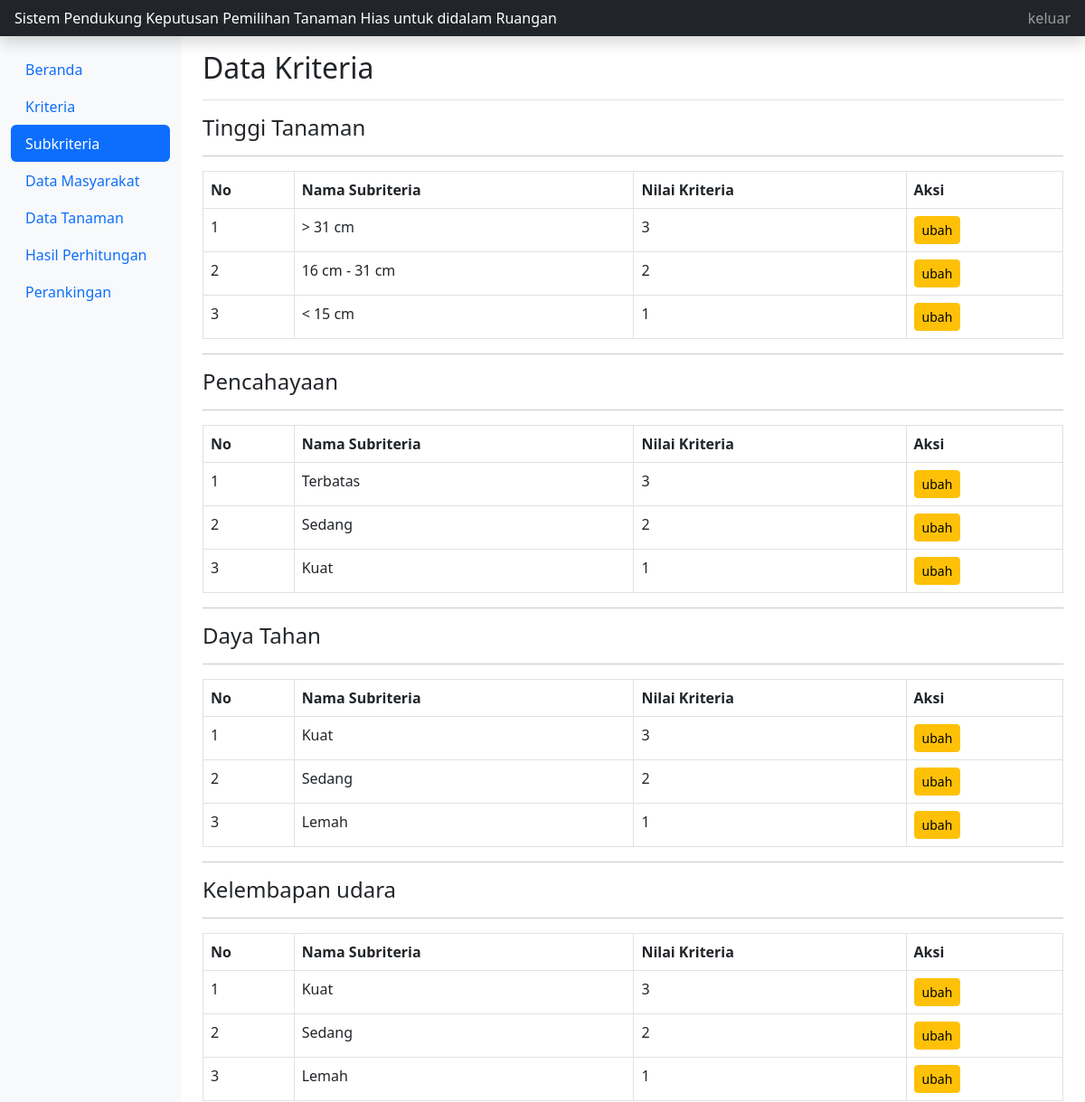
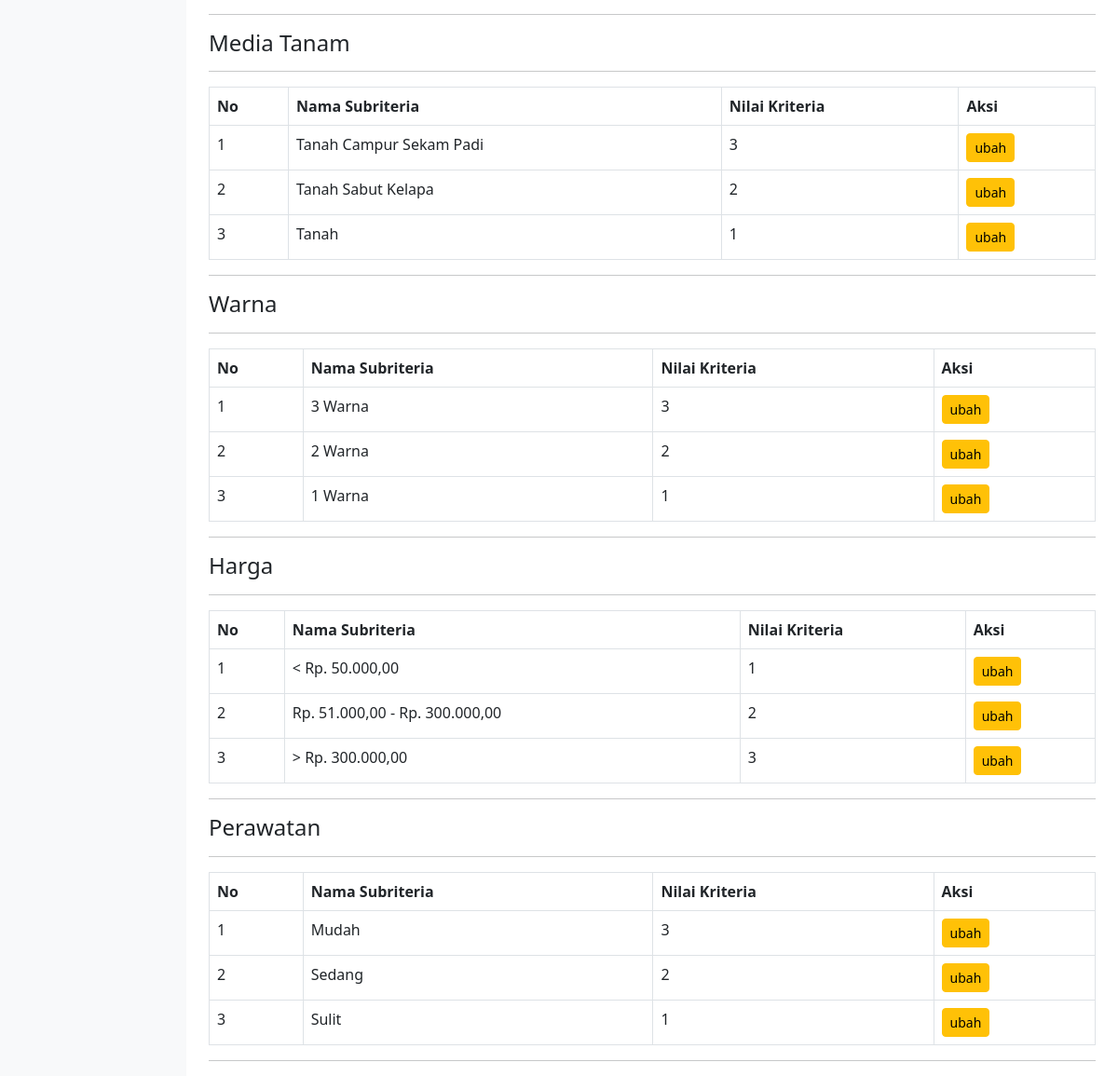
The app's page /admin/subkriteria/data-subkriteria.php with its own data (2 pictures, top to bottom).
### tables this page shows
CREATE TABLE `kriteria` (
  `id_kriteria` int(11) NOT NULL,
  `nama_kriteria` varchar(255) NOT NULL,
  `jenis` varchar(255) NOT NULL,
  `bobot_kriteria` double NOT NULL
);

CREATE TABLE `subkriteria` (
  `id_subkriteria` int(11) NOT NULL,
  `nama_subkriteria` varchar(255) NOT NULL,
  `nilai_subkriteria` int(11) NOT NULL,
  `id_kriteria` int(11) NOT NULL
);

### admin/subkriteria/data-subkriteria.php (the view, shortened to what this page needs)
<!doctype html>
<?php
include "../../koneksi.php";
 ?>
<html lang="en">
  <head>
	<link href="../../assets/bootstrap/css/bootstrap.min.css" rel="stylesheet">
    <link href="../../assets/index.css" rel="stylesheet">
  </head>
  <body>
<header class="navbar navbar-dark sticky-top bg-dark flex-md-nowrap p-0 shadow">
  <a class="navbar-brand col-md-3 col-lg-2 me-0 px-3 fs-6" href="#">Sistem Pendukung Keputusan Pemilihan Tanaman Hias untuk didalam Ruangan</a>
  <div class="navbar-nav">
    <div class="nav-item text-nowrap">
      <a class="nav-link px-3" href="../keluar.php">keluar</a>
    </div>
  </div>
</header>
<div class="container-fluid">
  <div class="row">
    <nav id="sidebarMenu" class="col-md-3 col-lg-2 d-md-block bg-light sidebar collapse">
      <div class="position-sticky pt-3 sidebar-sticky">
        <ul class="nav flex-column nav-pills">
          <li class="nav-item">
            <a class="nav-link" aria-current="page" href="../index-admin.php">
              Beranda
            </a>
          </li>
          <li class="nav-item">
            <a class="nav-link" href="../kriteria/data-kriteria.php">
              Kriteria
            </a>
          </li>
          <li class="nav-item">
            <a class="nav-link active" href="data-subkriteria.php">
              Subkriteria
            </a>
          </li>
          <li class="nav-item">
            <a class="nav-link" href="../masyarakat/data-masyarakat.php">
              Data Masyarakat
            </a>
          </li>
          <li class="nav-item">
            <a class="nav-link" href="../tanaman/data-tanaman.php">
              Data Tanaman
            </a>
          </li>
          <li class="nav-item">
            <a class="nav-link" href="../perhitungan/data-nilai.php">
              Hasil Perhitungan
            </a>
          </li>
          <li class="nav-item">
            <a class="nav-link" href="../perhitungan/perangkingan.php">
              Perankingan
            </a>
          </li>
        </ul>
      </div>
    </nav>
    <main class="col-md-9 ms-sm-auto col-lg-10 px-md-4">
      <div class="d-flex justify-content-between flex-wrap flex-md-nowrap align-items-center pt-3 pb-2 mb-3 border-bottom">
        <h1 class="h2">Data Kriteria</h1>
      </div>
     <div class="panel">
     	<?php
     	$sql = "SELECT * FROM kriteria";
        foreach ($dbh->query($sql) as $data) :
        ?>
     	<div class="panel-header">
     		<h4><?php echo $data['nama_kriteria'] ?></h4>
     		<hr>
     	</div>
     	<div class="panel-body">
     		<div class="table-responsive">
        <table class="table table-hover table-bordered">
          <thead>
            <tr>
              <th scope="col">No</th>
              <th scope="col">Nama Subriteria</th>
              <th scope="col">Nilai Kriteria</th>
              <th scope="col">Aksi</th>
            </tr>
          </thead>
          <tbody>
            <?php
            $i = 1;
            $sql = "SELECT * FROM subkriteria where id_kriteria = '$data[id_kriteria]'";
            foreach ($dbh->query($sql) as $datan) :
            ?>
            <tr>
            	<td><?php echo $i ?></td>
            	<td><?php echo $datan['nama_subkriteria'] ?></td>
            	<td><?php echo $datan['nilai_subkriteria'] ?></td>
            	<td>
              	<a href="ubah_subkriteria.php?subkriteria=<?php echo $datan['id_subkriteria'] ?>" class="btn btn-warning btn-sm btn-fill btn-block"><span>ubah</span>
            	</a>
			 </td>
            </tr>
            <?php
            $i++;
        	endforeach;
             ?>
          </tbody>
        </table>
        <hr>
      </div>
     	</div>
     <?php
 	endforeach;
      ?>
     </div>
    </main>
  </div>
</div>
  </body>
</html>

### records on screen
kriteria: nama_kriteria "Tinggi Tanaman"
subkriteria: nama_subkriteria "> 31 cm", nilai_subkriteria "3"
subkriteria: nama_subkriteria "16 cm - 31 cm", nilai_subkriteria "2"
subkriteria: nama_subkriteria "< 15 cm", nilai_subkriteria "1"
kriteria: nama_kriteria "Pencahayaan"
subkriteria: nama_subkriteria "Terbatas", nilai_subkriteria "3"
subkriteria: nama_subkriteria "Sedang", nilai_subkriteria "2"
subkriteria: nama_subkriteria "Kuat", nilai_subkriteria "1"
kriteria: nama_kriteria "Daya Tahan"
subkriteria: nama_subkriteria "Kuat", nilai_subkriteria "3"
subkriteria: nama_subkriteria "Sedang", nilai_subkriteria "2"
subkriteria: nama_subkriteria "Lemah", nilai_subkriteria "1"
kriteria: nama_kriteria "Kelembapan udara"
subkriteria: nama_subkriteria "Kuat", nilai_subkriteria "3"
subkriteria: nama_subkriteria "Sedang", nilai_subkriteria "2"
subkriteria: nama_subkriteria "Lemah", nilai_subkriteria "1"
kriteria: nama_kriteria "Media Tanam"
subkriteria: nama_subkriteria "Tanah Campur Sekam Padi", nilai_subkriteria "3"
subkriteria: nama_subkriteria "Tanah Sabut Kelapa", nilai_subkriteria "2"
subkriteria: nama_subkriteria "Tanah", nilai_subkriteria "1"
kriteria: nama_kriteria "Warna"
subkriteria: nama_subkriteria "3 Warna", nilai_subkriteria "3"
subkriteria: nama_subkriteria "2 Warna", nilai_subkriteria "2"
subkriteria: nama_subkriteria "1 Warna", nilai_subkriteria "1"
kriteria: nama_kriteria "Harga"
subkriteria: nama_subkriteria "< Rp. 50.000,00", nilai_subkriteria "1"
subkriteria: nama_subkriteria "Rp. 51.000,00 - Rp. 300.000,00", nilai_subkriteria "2"
subkriteria: nama_subkriteria "> Rp. 300.000,00", nilai_subkriteria "3"
kriteria: nama_kriteria "Perawatan"
subkriteria: nama_subkriteria "Mudah", nilai_subkriteria "3"
subkriteria: nama_subkriteria "Sedang", nilai_subkriteria "2"
subkriteria: nama_subkriteria "Sulit", nilai_subkriteria "1"
